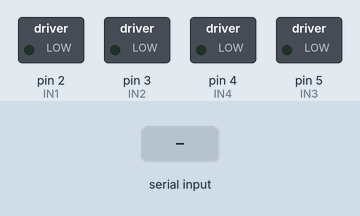
The sketch below on a simulated Arduino Mega 2560, built with avr-gcc and run on an emulated ATmega2560. Shown: switched loads named in the sketch (green lamp = pin HIGH). The inputs (shaded band) are chosen by the test bench.

Above: at 1.2 s.
1.3 s: "c" received over the second serial link
At 2.2 s:
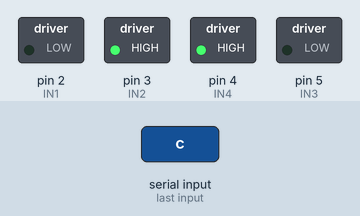
2.8 s: "e" received over the second serial link
At 6.4 s:
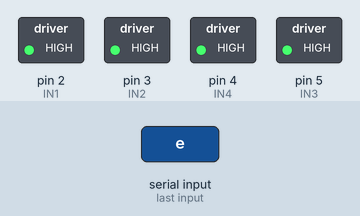
Timing chart, 0 to 7.9 s (numbered marks = the images above; inputs shaded):
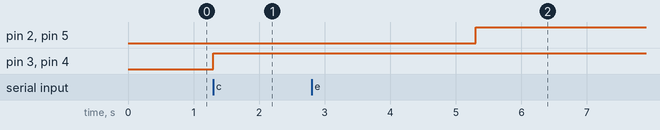

Measured:
- after the input at 1.3 s, pin 3 (IN2), pin 4 (IN4): LOW → HIGH at once
- after the input at 2.8 s, pin 2 (IN1), pin 5 (IN3): LOW → HIGH after 2.5 s

The sketch:

motor_DC.ino
```cpp
int IN3 = 5;
int IN4 = 4;
int IN2 = 3;
int IN1 = 2;
int BluetoothData;
char unChar;

void setup()
{ Serial1.begin(9600);
  pinMode (IN4, OUTPUT);    // Input4 conectada al pin 4
  pinMode (IN3, OUTPUT);    // Input3 conectada al pin 5
  pinMode (IN2, OUTPUT);
  pinMode (IN1, OUTPUT);
}
void loop()
{ unChar=Serial1.read();
  if (unChar == 'c'){
  digitalWrite (IN4, HIGH);
  digitalWrite (IN3, LOW);
  digitalWrite (IN2, HIGH);
  digitalWrite (IN1, LOW);
  delay(4000);}
  // Motor no gira
  if (unChar == 'd'){
  digitalWrite (IN4, LOW);
  digitalWrite (IN2, LOW);
  delay(500);}
  // Motor gira en sentido inverso
  if (unChar == 'e'){
  digitalWrite (IN3, HIGH);
  digitalWrite (IN1, HIGH);
  delay(4000);}
  // Motor no gira
  if (unChar == 'f'){
  digitalWrite (IN3, LOW);
  digitalWrite (IN1, LOW);
  delay(5000);}
}
```
